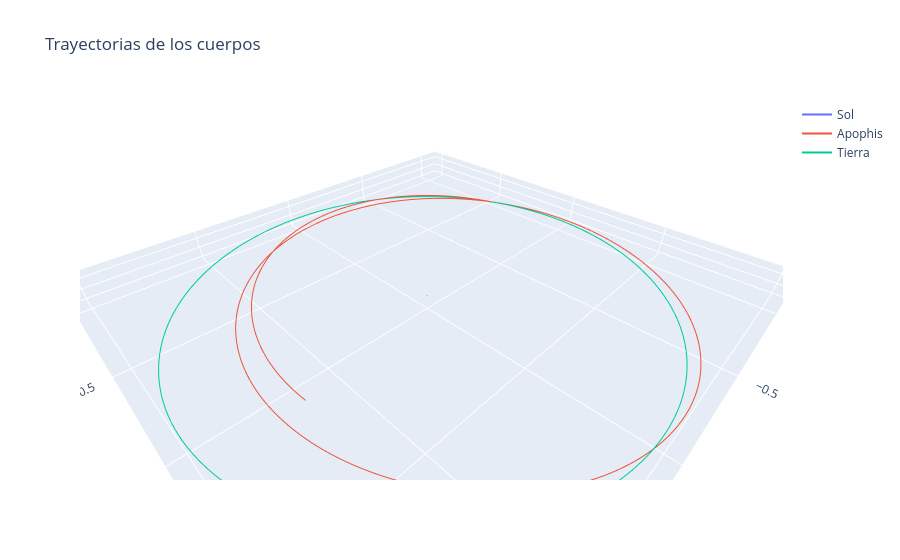

The notebook cell saved with this chart:
### Code cell
# graph !
fig = go.Figure()
fig.add_trace(go.Scatter3d(x=rs[0][:,0], y=rs[0][:,1], z=rs[0][:,2], mode='lines', name='Sol'))
fig.add_trace(go.Scatter3d(x=rs[1][:,0], y=rs[1][:,1], z=rs[1][:,2], mode='lines', name='Apophis'))
fig.add_trace(go.Scatter3d(x=rs[2][:,0], y=rs[2][:,1], z=rs[2][:,2], mode='lines', name='Tierra'))
fig.update_layout(title='Trayectorias de los cuerpos', scene=dict(xaxis_title='X', yaxis_title='Y', zaxis_title='Z'))
fig.update_layout(scene=dict(aspectmode='data'))
fig.show()

### Figure 1 — Plotly figure (JSON) as saved in the notebook; plotly's stock layout.template omitted (floating-point values rounded to 4 significant figures; data arrays with more than 128 entries replaced by an {"elided": "..."} marker saying what was removed)
{"data": [{"mode": "lines", "name": "Sol", "type": "scatter3d", "x": {"elided": "600 float values"}, "y": {"elided": "600 float values"}, "z": {"elided": "600 float values"}}, {"mode": "lines", "name": "Apophis", "type": "scatter3d", "x": {"elided": "600 float values"}, "y": {"elided": "600 float values"}, "z": {"elided": "600 float values"}}, {"mode": "lines", "name": "Tierra", "type": "scatter3d", "x": {"elided": "600 float values"}, "y": {"elided": "600 float values"}, "z": {"elided": "600 float values"}}], "layout": {"scene": {"aspectmode": "data", "xaxis": {"title": {"text": "X"}}, "yaxis": {"title": {"text": "Y"}}, "zaxis": {"title": {"text": "Z"}}}, "title": {"text": "Trayectorias de los cuerpos"}}}
